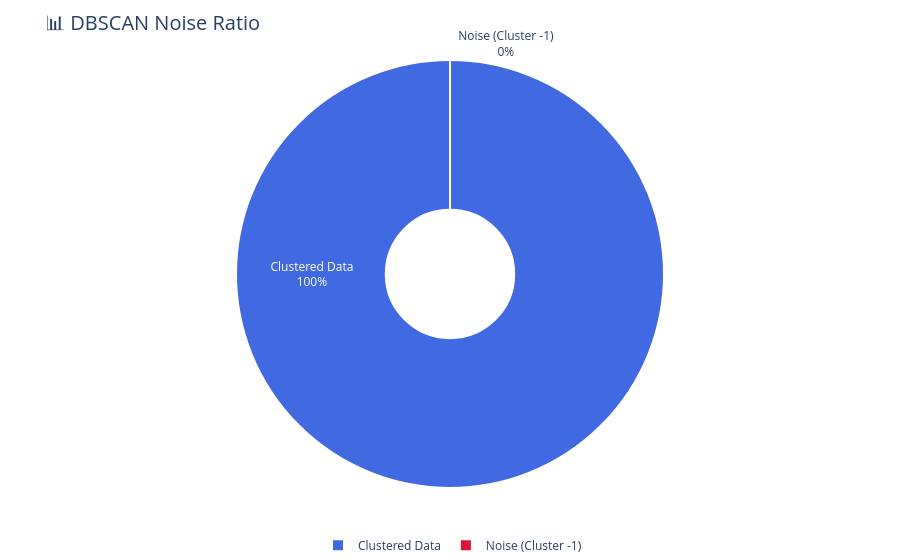

The notebook cell saved with this chart:
### Code cell
# ✅ Count noise vs. clustered points
num_noise = list(word_clusters_dbscan).count(-1)
num_clustered = len(word_clusters_dbscan) - num_noise

# ✅ Labels and values
labels = ["Clustered Data", "Noise (Cluster -1)"]
values = [num_clustered, num_noise]
colors = ["royalblue", "crimson"]

# ✅ Plotly Pie Chart
fig = go.Figure(data=[go.Pie(
    labels=labels,
    values=values,
    hole=0.3,  # Donut style
    marker=dict(colors=colors, line=dict(color='#FFFFFF', width=2)),
    textinfo='label+percent',
    insidetextorientation='radial'
)])

fig.update_layout(
    title_text="📊 DBSCAN Noise Ratio",
    title_font_size=20,
    legend=dict(orientation="h", y=-0.1, x=0.3),
    margin=dict(t=60, b=0, l=0, r=0)
)

fig.show()

### Figure 1 — Plotly figure (JSON) as saved in the notebook; plotly's stock layout.template omitted (floating-point values rounded to 4 significant figures)
{"data": [{"hole": 0.3, "insidetextorientation": "radial", "labels": ["Clustered Data", "Noise (Cluster -1)"], "marker": {"colors": ["royalblue", "crimson"], "line": {"color": "#FFFFFF", "width": 2}}, "textinfo": "label+percent", "type": "pie", "values": [133, 0]}], "layout": {"legend": {"orientation": "h", "x": 0.3, "y": -0.1}, "margin": {"b": 0, "l": 0, "r": 0, "t": 60}, "title": {"font": {"size": 20}, "text": "📊 DBSCAN Noise Ratio"}}}
